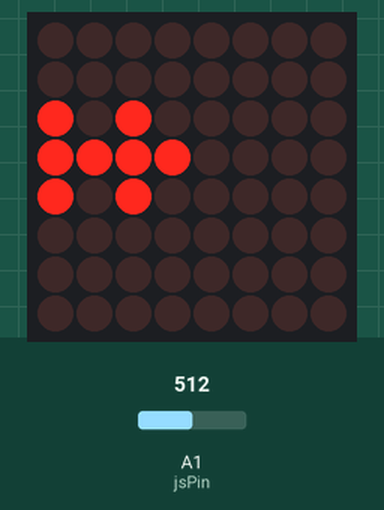
Simulated run of this sketch. Board: Arduino Uno, built with avr-gcc and run on an emulated ATmega328P. Parts: 8×8 LED matrix. The test bench sets the inputs (shaded band); at power-on: A1 (jsPin) = 512. Random numbers use the default seed unless the sketch sets one.

Above: at 1.2 s.
1.3 s: A1 (jsPin) set to 532
At 2.5 s:
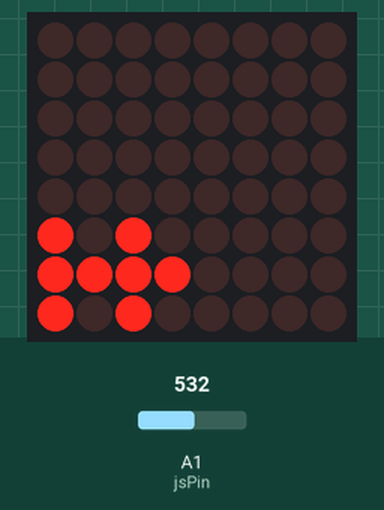
3.1 s: A1 (jsPin) set to 502
At 4.1 s:
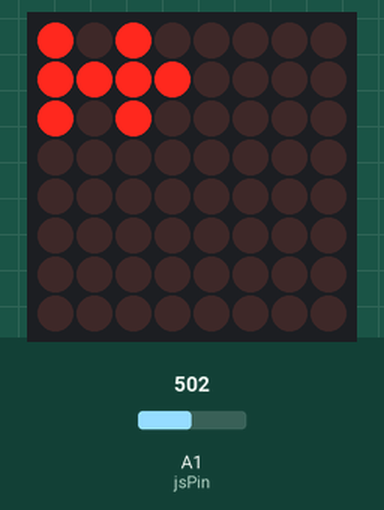
6.1 s: A1 (jsPin) set to 716
At 6.66 s:
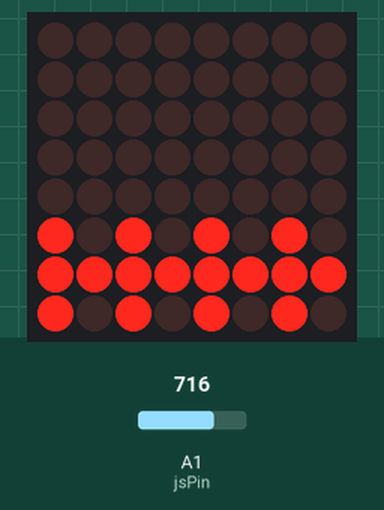
7.9 s: A1 (jsPin) set to 511
At 9.6 s:
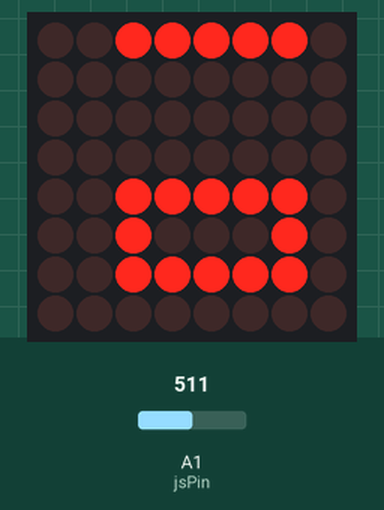
Timing chart, 0 to 10.7 s (numbered marks = the images above; inputs shaded):
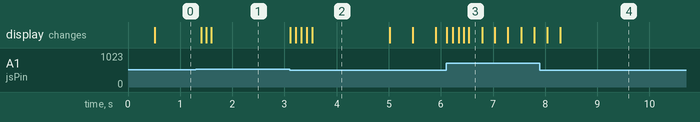

The sketch:

Matrix.ino
```cpp
#include "LedControl.h"

#define PLAYER 3
#define ENEMY 2

LedControl lc=LedControl(12,11,10,1);

boolean inGame = true;

unsigned long scor = 0;
byte enemyRows = 2;

byte pixels[8][8];
byte joc[13][8];

int x = 2;
int y = 3;

int speedGame = 500;

unsigned long lastRead = 0;
unsigned long lastSp = 0;
unsigned long lastUp = 0;
unsigned long timeEnd = 0;

int currentPos = 3;

int jsPin = 1;

void resetGame(){

  speedGame = 500;
  scor = millis();
  enemyRows = 2;

  // initialize the pixel matrix:
  for (int x = 0; x < 8; x++) {
    for (int y = 0; y < 8; y++) {
      pixels[x][y] = HIGH;
    }
  }

  for (int i = 0; i < 13; i++) {
    for (int j = 0; j < 8; j++) {
      joc[i][j] = 0;
    }
  }

  //jucator
  currentPos = 3;
  joc[0][currentPos-1] = joc[0][currentPos] = joc[0][currentPos+1] = PLAYER;
  joc[1][currentPos] = PLAYER;
  joc[2][currentPos-1] = joc[2][currentPos] = joc[2][currentPos+1] = PLAYER;
  joc[3][currentPos] = PLAYER;

}

void setup() {

  lc.shutdown(0,false);// turn off power saving, enables display
  lc.setIntensity(0,0);// sets brightness (0~15 possible values)
  lc.clearDisplay(0);// clear screen

  resetGame();

}

void loop() {

  if(inGame){
    upGame();
    readSensors();
  }
  else{
    endScreen();
  }

  refreshScreen();

}


void checkInput(){

  int act = analogRead(jsPin);

  if(act < 500 || act > 550){
    inGame = true;
    resetGame();
  }

}


void afiseazaScor(int scor){

  if(scor > 99)
    scor = 99;

  int unit = scor % 10;
  int zecim = scor / 10;

  for(int i = 0; i < 8; i++)
    for(int j = 0; j < 8; j++)
      pixels[i][j] = HIGH;

  switch(zecim){
    case 0: pixels[1][3] = pixels[2][3] = pixels[3][3] = pixels[4][3] = pixels[5][3] = pixels[1][1] = pixels[2][1] = pixels[3][1] = pixels[4][1] = pixels[5][1] = pixels[1][2] = pixels[5][2] = 0; break;
    case 1: pixels[1][3] = pixels[2][3] = pixels[3][3] = pixels[4][3] = pixels[5][3] = 0; break;
    case 2: pixels[1][3] = pixels[2][3] = pixels[3][3] = pixels[5][3] = pixels[1][1] = pixels[3][1] = pixels[4][1] = pixels[5][1] = pixels[1][2] = pixels[5][2] = pixels[3][2] = 0; break;
    case 3: pixels[1][3] = pixels[2][3] = pixels[3][3] = pixels[4][3] = pixels[5][3] = pixels[1][1] = pixels[3][1] = pixels[5][1] = pixels[1][2] = pixels[5][2] = pixels[3][2] = 0; break;
    case 4: pixels[1][3] = pixels[2][3] = pixels[3][3] = pixels[4][3] = pixels[5][3] = pixels[1][1] = pixels[2][1] = pixels[3][1] = pixels[3][2] = 0; break;
    case 5: pixels[1][3] = pixels[3][3] = pixels[4][3] = pixels[5][3] = pixels[1][1] = pixels[2][1] = pixels[3][1] = pixels[5][1] = pixels[1][2] = pixels[5][2] = pixels[3][2] = 0; break;
    case 6: pixels[3][3] = pixels[4][3] = pixels[5][3] = pixels[1][1] = pixels[2][1] = pixels[3][1] = pixels[4][1] = pixels[5][1] = pixels[5][2] = pixels[3][2] = pixels[1][2] = pixels[1][3] = 0; break;
    case 7: pixels[1][3] = pixels[2][3] = pixels[3][3] = pixels[4][3] = pixels[5][3] = pixels[1][1] = pixels[1][2] = 0; break;
    case 8: pixels[1][3] = pixels[2][3] = pixels[3][3] = pixels[4][3] = pixels[5][3] = pixels[1][1] = pixels[2][1] = pixels[3][1] = pixels[4][1] = pixels[5][1] = pixels[1][2] = pixels[5][2] = pixels[3][2] = 0; break;
    case 9: pixels[1][3] = pixels[2][3] = pixels[3][3] = pixels[4][3] = pixels[5][3] = pixels[1][1] = pixels[2][1] = pixels[3][1] = pixels[1][2] = pixels[3][2] = pixels[5][1] = pixels[5][2] = 0; break;
  }

  switch(unit){
    case 0: pixels[1][7] = pixels[2][7] = pixels[3][7] = pixels[4][7] = pixels[5][7] = pixels[1][5] = pixels[2][5] = pixels[3][5] = pixels[4][5] = pixels[5][5] = pixels[1][6] = pixels[5][6] = 0; break;
    case 1: pixels[1][7] = pixels[2][7] = pixels[3][7] = pixels[4][7] = pixels[5][7] = 0; break;
    case 2: pixels[1][7] = pixels[2][7] = pixels[3][7] = pixels[5][7] = pixels[1][5] = pixels[3][5] = pixels[4][5] = pixels[5][5] = pixels[1][6] = pixels[5][6] = pixels[3][6] = 0; break;
    case 3: pixels[1][7] = pixels[2][7] = pixels[3][7] = pixels[4][7] = pixels[5][7] = pixels[1][5] = pixels[3][5] = pixels[5][5] = pixels[1][6] = pixels[5][6] = pixels[3][6] = 0; break;
    case 4: pixels[1][7] = pixels[2][7] = pixels[3][7] = pixels[4][7] = pixels[5][7] = pixels[1][5] = pixels[2][5] = pixels[3][5] = pixels[3][6] = 0; break;
    case 5: pixels[1][7] = pixels[3][7] = pixels[4][7] = pixels[5][7] = pixels[1][5] = pixels[2][5] = pixels[3][5] = pixels[5][5] = pixels[1][6] = pixels[5][6] = pixels[3][6] = 0; break;
    case 6: pixels[3][7] = pixels[4][7] = pixels[5][7] = pixels[1][5] = pixels[2][5] = pixels[3][5] = pixels[4][5] = pixels[5][5] = pixels[5][6] = pixels[3][6] = pixels[1][6] = pixels[1][7] = 0; break;
    case 7: pixels[1][7] = pixels[2][7] = pixels[3][7] = pixels[4][7] = pixels[5][7] = pixels[1][5] = pixels[1][6] = 0; break;
    case 8: pixels[1][7] = pixels[2][7] = pixels[3][7] = pixels[4][7] = pixels[5][7] = pixels[1][5] = pixels[2][5] = pixels[3][5] = pixels[4][5] = pixels[5][5] = pixels[1][6] = pixels[5][6] = pixels[3][6] = 0; break;
    case 9: pixels[1][7] = pixels[2][7] = pixels[3][7] = pixels[4][7] = pixels[5][7] = pixels[1][5] = pixels[2][5] = pixels[3][5] = pixels[1][6] = pixels[3][6] = pixels[5][5] = pixels[5][6] = 0; break;
  }

  for(int i = 0; i < 4; i++)
    for(int j = 0; j < 8; j++){
      int aux = pixels[i][j];
      pixels[i][j] = pixels[7-i][7-j];
      pixels[7-i][7-j] = aux;
    }

}


void endScreen(){

  for(int i = 0; i < 8; i++)
    for(int j = 0; j < 8; j++)
      pixels[i][j] = LOW;

  if(millis() - timeEnd > 1500){
    afiseazaScor(scor);
    checkInput();

  }
  else if(millis() - timeEnd > 1250){
    for(int i = 0; i < 8; i++)
      for(int j = 0; j < 8; j++)
        pixels[i][j] = HIGH;

  }
  else if(millis() - timeEnd > 1000){
    for(int i = 0; i < 8; i++)
      for(int j = 0; j < 8; j++)
        pixels[i][j] = LOW;

  }
  else if(millis() - timeEnd > 750){
    for(int i = 0; i < 8; i++)
      for(int j = 0; j < 8; j++)
        pixels[i][j] = HIGH;
  }
  else if(millis() - timeEnd > 500){
    for(int i = 0; i < 8; i++)
      for(int j = 0; j < 8; j++)
        pixels[i][j] = LOW;
  }
  else if(millis() - timeEnd > 250){
    for(int i = 0; i < 8; i++)
      for(int j = 0; j < 8; j++)
        pixels[i][j] = HIGH;
  }

}

void checkCollision(){

  if(joc[3][currentPos] == ENEMY || joc[2][currentPos-1] == ENEMY
     || joc[2][currentPos+1] == ENEMY || joc[0][currentPos-1] == ENEMY
     || joc[0][currentPos+1] == ENEMY){

    scor = millis() - scor; // initial, scor = millis() de la inceputul rundei
    scor /= 5000;           // scor = 1 punct pentru fiecare 5 secunde jucate

    timeEnd = millis();
    inGame = false;

  }

}


void spawnEnemies(){

  int randNum = random(enemyRows);

  if(randNum == 0){
    joc[8][0] = joc[8][1] = joc[8][2] = ENEMY;
    joc[9][1] = ENEMY;
    joc[10][0] = joc[10][1] = joc[10][2] = ENEMY;
    joc[11][1] = ENEMY;
  }
  else if(randNum == 1){
    joc[8][5] = joc[8][6] = joc[8][7] = ENEMY;
    joc[9][6] = ENEMY;
    joc[10][5] = joc[10][6] = joc[10][7] = ENEMY;
    joc[11][6] = ENEMY;

  }
  else if(randNum == 2){
    joc[8][3] = joc[8][4] = joc[8][5] = ENEMY;
    joc[9][4] = ENEMY;
    joc[10][3] = joc[10][4] = joc[10][5] = ENEMY;
    joc[11][4] = ENEMY;

  }
  else if(randNum == 3){
    joc[8][2] = joc[8][3] = joc[8][1] = ENEMY;
    joc[9][2] = ENEMY;
    joc[10][2] = joc[10][3] = joc[10][1] = ENEMY;
    joc[11][2] = ENEMY;

  }

  if((speedGame > 101 && enemyRows <= 3) ||
     (speedGame > 161 && enemyRows == 4))
    speedGame -= speedGame/8;
  else if((millis() - scor > 30000 && enemyRows == 2) ||
          (millis() - scor > 100000 && enemyRows == 3)){
    enemyRows++;
    Serial.println(enemyRows);
    speedGame = 270;
  }

}


void avanseaza(){

  for(int i = 0; i < 12; i++)
    for(int j = 0; j < 8; j++){

      if((joc[i][j] != PLAYER
         && !(i == 1 && j == currentPos - 1) && !(i == 1 && j == currentPos + 1))
         || (joc[i][j] == PLAYER && joc[i+1][j] == ENEMY))
        joc[i][j] = joc[i+1][j];

    }

  // pune informatia pe matricea de afisare
  for(int i = 0; i < 8; i++)
    for(int j = 0; j < 8; j++){
      if(joc[i][j] == 0)
        pixels[i][j] = 1;
      else
        pixels[i][j] = 0;
    }

}


void upGame(){

  if(millis() - lastSp > speedGame*10){
    spawnEnemies();

    lastSp = millis();
  }


  if(millis() - lastUp > speedGame){
    avanseaza();
    checkCollision();

    lastUp = millis();
  }


}

void mutaPlayer(int poz){


  joc[0][currentPos-1] = joc[0][currentPos] = joc[0][currentPos+1] = 0;
  joc[1][currentPos] = 0;
  joc[2][currentPos-1] = joc[2][currentPos] = joc[2][currentPos+1] = 0;
  joc[3][currentPos] = 0;

  // muta player
  currentPos += poz;

  checkCollision();

  joc[0][currentPos-1] = joc[0][currentPos] = joc[0][currentPos+1] = PLAYER;
  joc[1][currentPos] = PLAYER;
  joc[2][currentPos-1] = joc[2][currentPos] = joc[2][currentPos+1] = PLAYER;
  joc[3][currentPos] = PLAYER;

  for(int i = 0; i < 8; i++)
    for(int j = 0; j < 8; j++)
    {
      if(joc[i][j] == 0)
        pixels[i][j] = 1;
      else
        pixels[i][j] = 0;
    }
}

void readSensors() {

  if(millis() - lastRead > 100){

    int act = analogRead(jsPin);

    if(act < 510 && currentPos > 1)
      mutaPlayer(-1);
    else if(act > 522 && currentPos < 6)
      mutaPlayer(1);

    lastRead = millis();
  }


}

void refreshScreen() {

  for (int row=0; row<8; row++){
    for (int col=0; col<8; col++){
      if(pixels[row][col] == LOW)
        lc.setLed(0,col,row,true); // turns on LED at col, row
      else
        lc.setLed(0,col,row,false); // turns off LED at col, row
    }
  }

}
```

Measured:
- the behaviour switches between 510 and 509 on A1 (jsPin) (found by bisection; images 1 and 2)
- after the input at 1.3 s, the display: first changes after 0.11 s (image 1 shows a later state)
- what the display in image 2 shows lasts 1.5 s, from 3.5 s to 5.0 s
